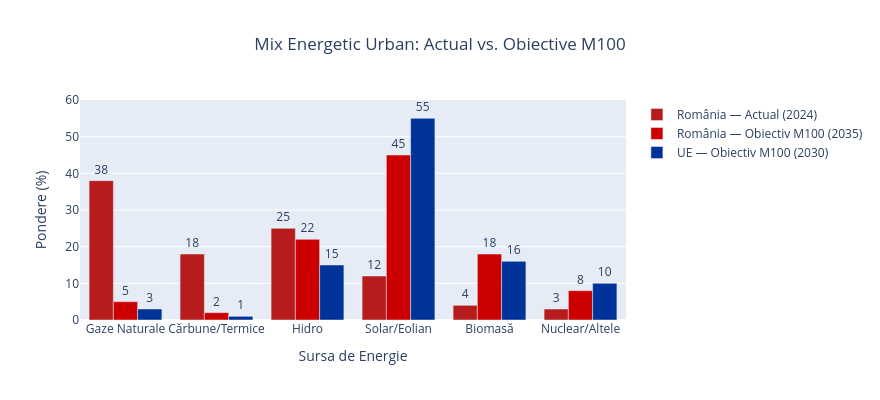

The cell this chart's notebook holds for it:
### Markdown cell above
Domeniul 2: Sisteme Energetice
### Principiu-cheie: Decarbonarea Producției și Distribuției de Energie

**Măsuri principale M100 în energie:**
1. Termoficare centralizată decarbonată — trecere de la gaze naturale (~39% din încălzirea spațiilor) la surse regenerabile
2. Surse regenerabile locale— panouri fotovoltaice, pompe de căldură, solar termal
3. Electromobilitate — rețea de >50.000 stații de încărcare EV la nivel UE până în 2030
4. Smart grid & BEMS (Building Energy Management Systems) — monitorizare și optimizare consum
5. Iluminat public eficient — LED + control inteligent

Decalajul România:Gazele naturale domină mixul de încălzire în ~60% din sistemele centralizate; ponderea energiei regenerabile în consumul final rămâne sub media UE.

### Code cell
# ─── Mix energetic: Situație actuală vs. Obiectiv M100 ───
surse = ['Gaze Naturale', 'Cărbune/Termice', 'Hidro', 'Solar/Eolian', 'Biomasă', 'Nuclear/Altele']

mix_ro_actual = [38, 18, 25, 12, 4, 3]
mix_ro_m100   = [5,  2,  22, 45, 18, 8]
mix_ue_m100   = [3,  1,  15, 55, 16, 10]

fig = go.Figure()
fig.add_trace(go.Bar(
    name='România — Actual (2024)',
    x=surse, y=mix_ro_actual,
    marker_color='#B71C1C',
    text=mix_ro_actual, textposition='outside'
))
fig.add_trace(go.Bar(
    name='România — Obiectiv M100 (2035)',
    x=surse, y=mix_ro_m100,
    marker_color='#CC0000',
    text=mix_ro_m100, textposition='outside'
))
fig.add_trace(go.Bar(
    name='UE — Obiectiv M100 (2030)',
    x=surse, y=mix_ue_m100,
    marker_color='#003399',
    text=mix_ue_m100, textposition='outside'
))

fig.update_layout(
    barmode='group',
    title='Mix Energetic Urban: Actual vs. Obiective M100',
    title_x=0.5,
    xaxis_title='Sursa de Energie',
    yaxis_title='Pondere (%)', 
    yaxis=dict(range=[0,60]),
    height=400,
    width=880,
    showlegend=True
)
fig.show()

### Figure 1 — Plotly figure (JSON) as saved in the notebook; plotly's stock layout.template omitted (floating-point values rounded to 4 significant figures)
{"data": [{"marker": {"color": "#B71C1C"}, "name": "România — Actual (2024)", "text": ["38", "18", "25", "12", "4", "3"], "textposition": "outside", "type": "bar", "x": ["Gaze Naturale", "Cărbune/Termice", "Hidro", "Solar/Eolian", "Biomasă", "Nuclear/Altele"], "y": [38, 18, 25, 12, 4, 3]}, {"marker": {"color": "#CC0000"}, "name": "România — Obiectiv M100 (2035)", "text": ["5", "2", "22", "45", "18", "8"], "textposition": "outside", "type": "bar", "x": ["Gaze Naturale", "Cărbune/Termice", "Hidro", "Solar/Eolian", "Biomasă", "Nuclear/Altele"], "y": [5, 2, 22, 45, 18, 8]}, {"marker": {"color": "#003399"}, "name": "UE — Obiectiv M100 (2030)", "text": ["3", "1", "15", "55", "16", "10"], "textposition": "outside", "type": "bar", "x": ["Gaze Naturale", "Cărbune/Termice", "Hidro", "Solar/Eolian", "Biomasă", "Nuclear/Altele"], "y": [3, 1, 15, 55, 16, 10]}], "layout": {"barmode": "group", "height": 400, "showlegend": true, "title": {"text": "Mix Energetic Urban: Actual vs. Obiective M100", "x": 0.5}, "width": 880, "xaxis": {"title": {"text": "Sursa de Energie"}}, "yaxis": {"range": [0, 60], "title": {"text": "Pondere (%)"}}}}
